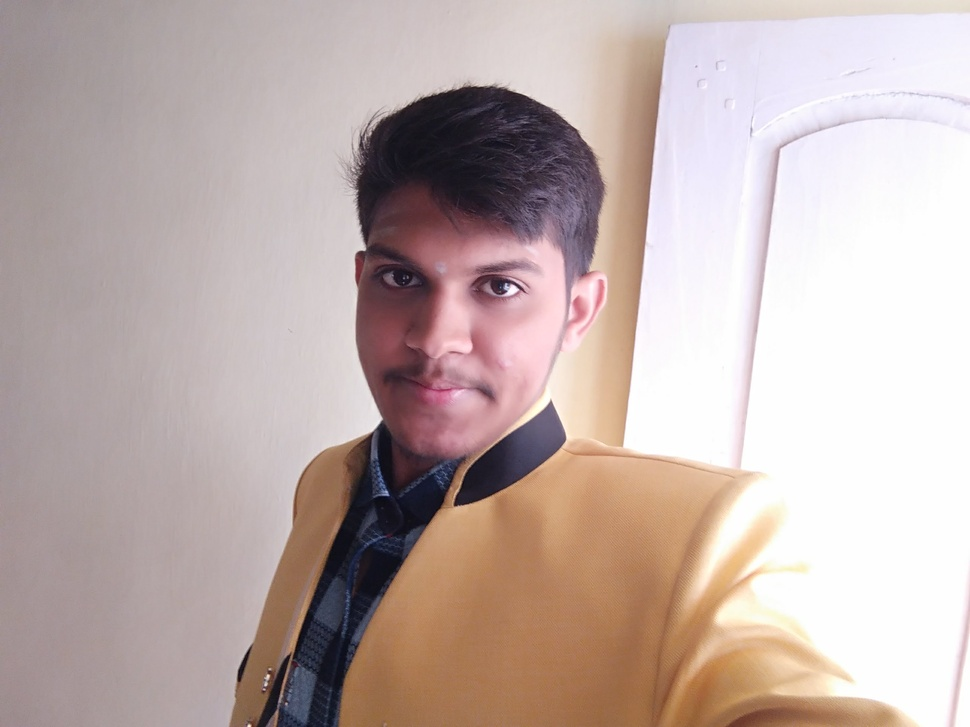
#> input picture me.jpg, 970 x 727 px, shrunk from 2560 x 1920 before the run
$ python otsu_img_filtering.py
#> lines starting #> are read from the running program, lines starting #| are printed output that depends on the picture
import cv2
import numpy
from matplotlib import pyplot as plt

img = cv2.imread('me.jpg')
#> img is the input picture: shape (727, 970, 3); mean B, G, R 170.5, 174.4, 191.4

# global threshold
ret, threshold1 = cv2.threshold(img, 127, 255, cv2.THRESH_BINARY)
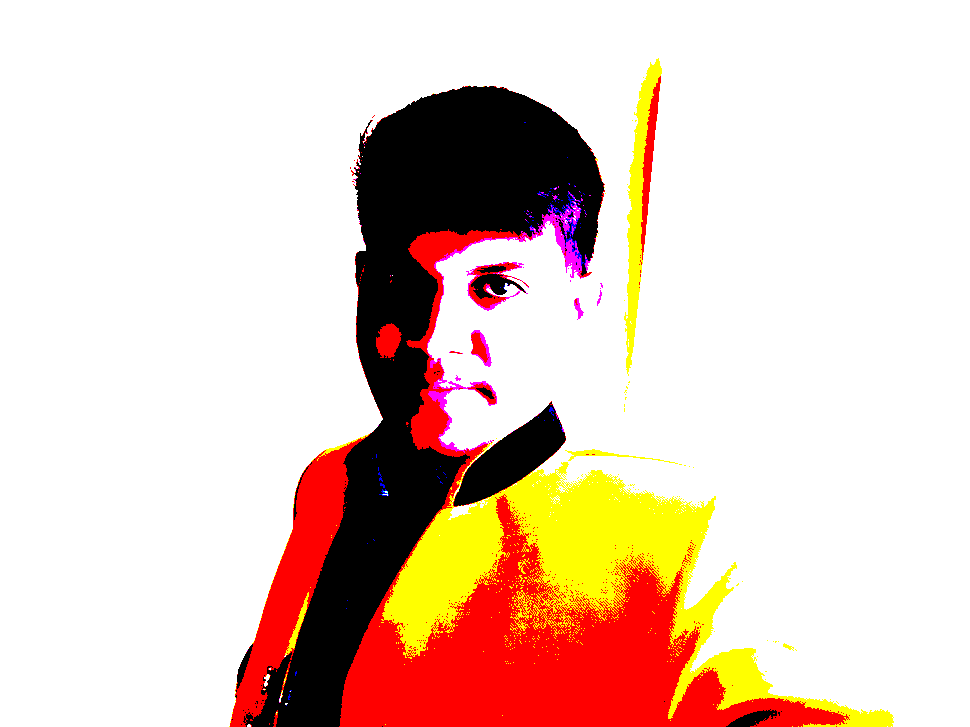
#> threshold1: shape (727, 970, 3); mean B, G, R 190.6, 204.1, 229

# otsu's threshold
#> (the run stopped early here; a loop or call above may not have finished)
